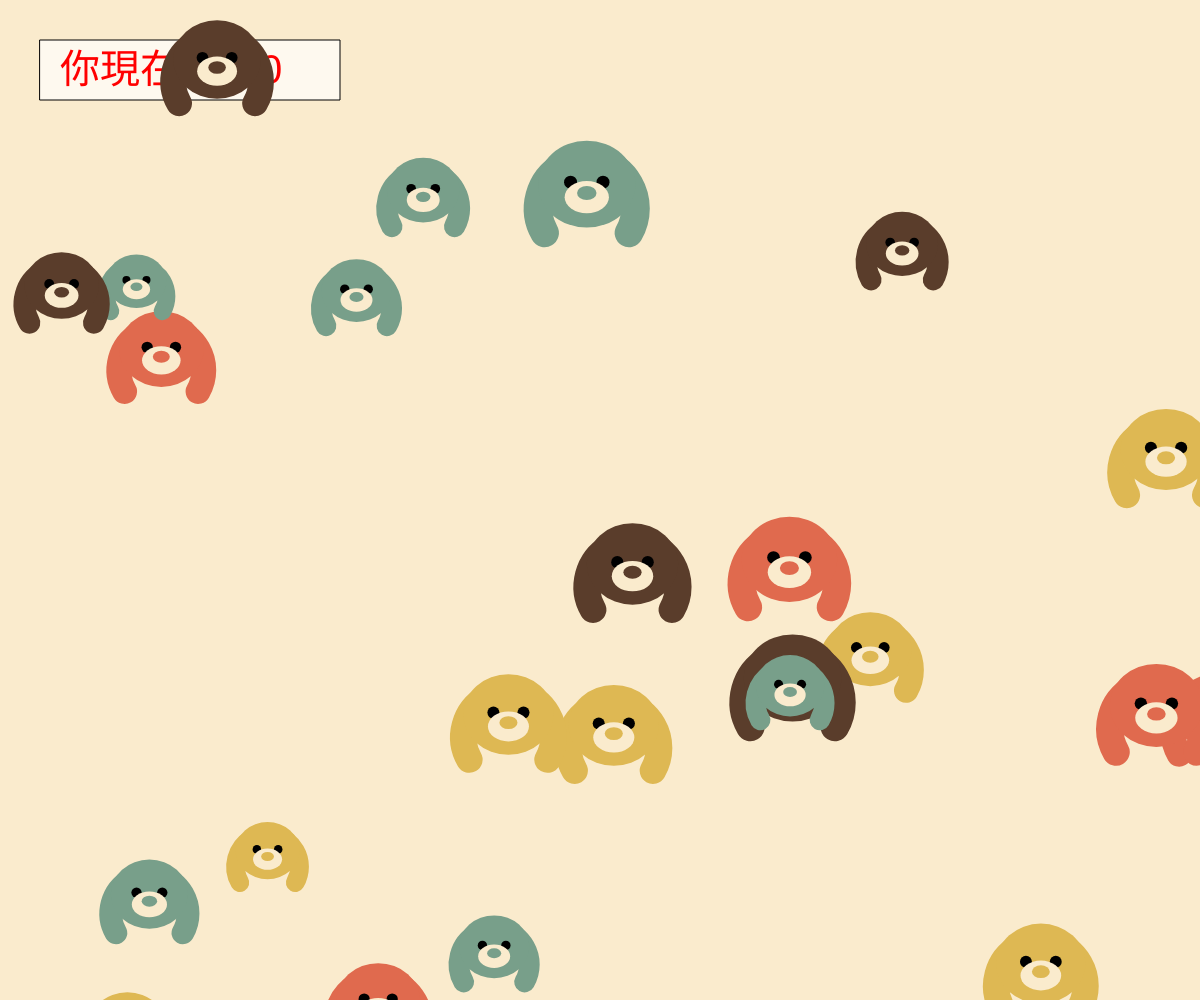
Frame 1 (no input)
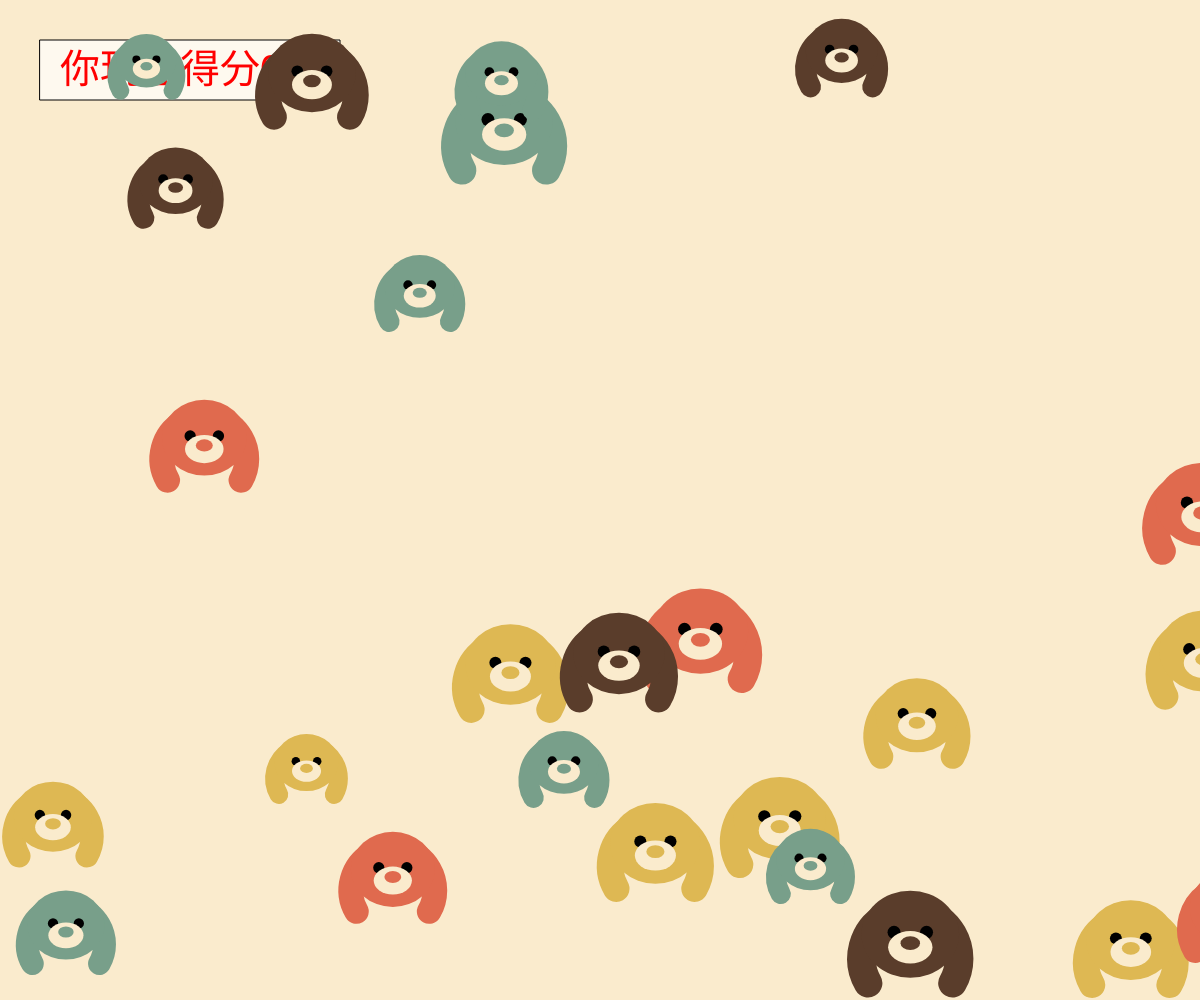
Frame 60 (no input)
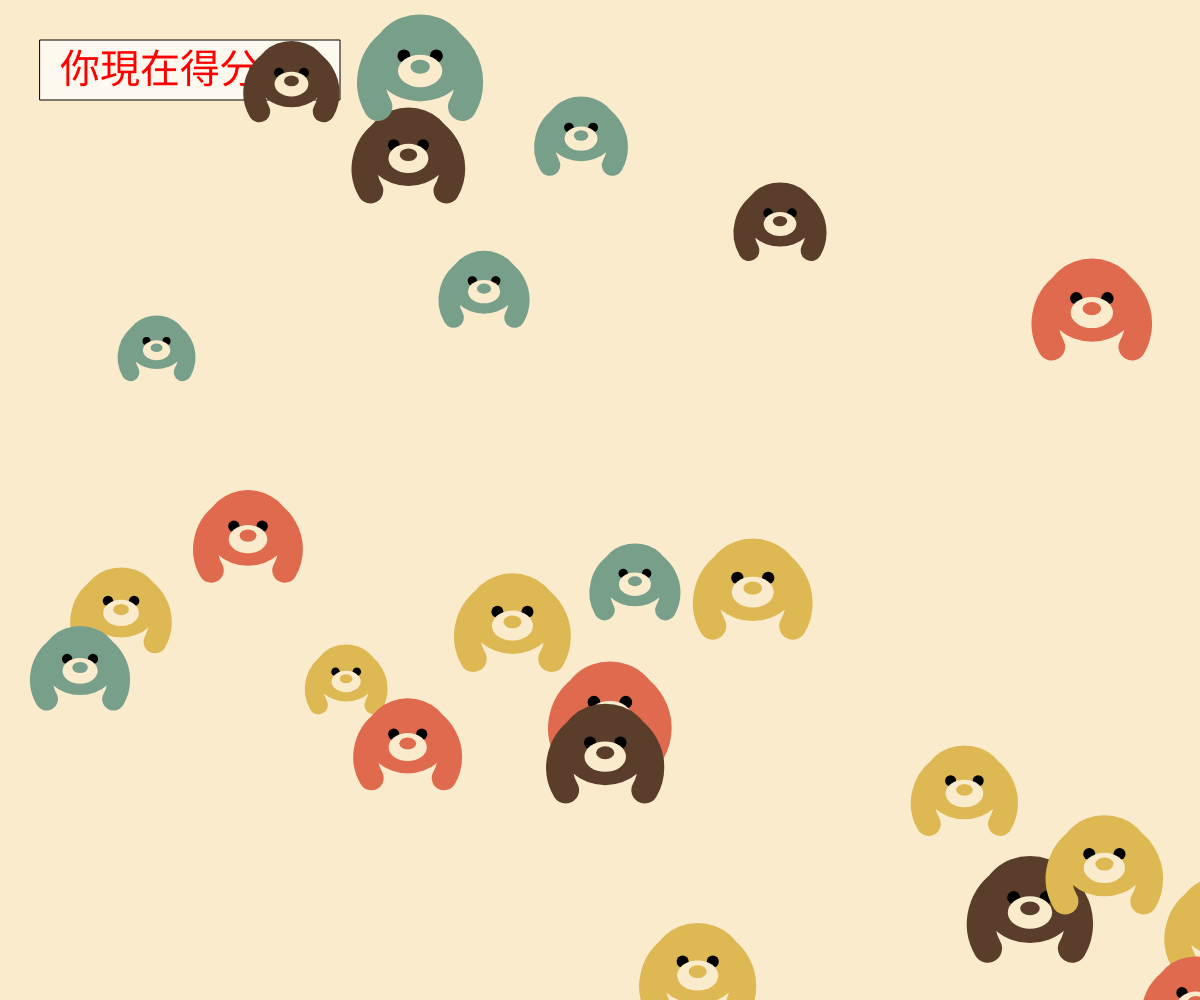
Frame 120 (the mouse pressed at the canvas centre since frame 60)

The p5.js sketch that drew these frames (run headless with seeded random() and noise() and a simulated clock; from frame 60 on, the mouse is pressed at the canvas centre):

// p5.js sketch
// ── sketch.js
let bg = ["#FAEBCD"];
let p = ["#E06A4E", "#DEB853", "#789F8A", "#5A3D2B"];
var bears = []
var bear
class bear_class{
  constructor(args){
    this.p = args.p || { x:random(0,width),y:random(0,height) };
    this.w = args.w || (random(100,60));
    this.h = args.h || (random(100,60));
    this.c = args.c || (random(p));
    this.d = args.d || (random(100,60))
    this.v = args.v || {x:random(-2,2),y:random(-5,5)}
    this.r = args.r || random(80,90)
    
  }
  draw(){
     push();
      translate(this.p.x + this.w / 2, this.p.y + this.h / 2);

      //  耳朵
      strokeWeight(this.d / 3.4);
      stroke(this.c);
      noFill();
      arc(0, this.d/4, this.d, this.d, 150, 390);

      //  臉
      noStroke();
      fill(this.c);
      ellipse(0, 0, this.d, this.d / 1.12);

      //  眼睛
      fill("#000000");
      circle(-this.d / 6, -this.d / 50, this.d / 7.5);
      circle(this.d / 6, -this.d / 50, this.d / 7.5);

      //  鼻子
      fill(bg);
      ellipse(0, this.d / 7.5, this.d / 2.2, this.d / 3);

      //  嘴巴
      fill(this.c);
      ellipse(0, this.d / 11, this.d / 5, this.d / 7);

      pop();
    }
  
  
    update() {
      this.p.x = this.p.x + this.v.x
      this.p.y = this.p.y + this.v.y
      if(this.p.x<0){
        this.v.x = -this.v.x
      }
      if(this.p.x>width){
        this.v.x = -this.v.x
      }
      if(this.p.y<0){
        this.v.y = -this.v.y
      }
      if(this.p.y>height){
        this.v.y = -this.v.y
      }
    
  }
  isBearInRange(){ //計算物件與滑鼠的距離是否小於直徑
    //d：把物件位置與滑鼠間的距離
    let d = dist(mouseX,mouseY,this.p.x,this.p.y)
    if(d<this.r){
      return true 
    }
    else{
      return false
    }
  
  }
}


function setup() {
  
  createCanvas(windowWidth, windowHeight);
  angleMode(DEGREES);
  background(bg);
  for(i=0;i<25;i=i+1){
    bear = new bear_class({ //傳參數值到class內(需加{})
       
    })
     
    bears.push(bear)
  }
 
}
var score = 0

function draw(){
  background(bg);
  fill("#fef9ef");
  stroke("#000");
  rect(40, 40,  300,60);

  fill("#f00")
  noStroke()
  textSize(40)
  text("你現在得分"+score,60,83)

  

  for(j=0;j<bears.length;j=j+1){
    bear = bears[j]
    bear.draw()
    bear.update()
   
  
  }
}

function mousePressed(){ 
  
  for(let bear of bears){ //balls放著所有的物件，每次拿出一個物件放入ball
    if(bear.isBearInRange()){
      bears.splice(bears.indexOf(bear),1)
      score = score+4
    }
  }
}
